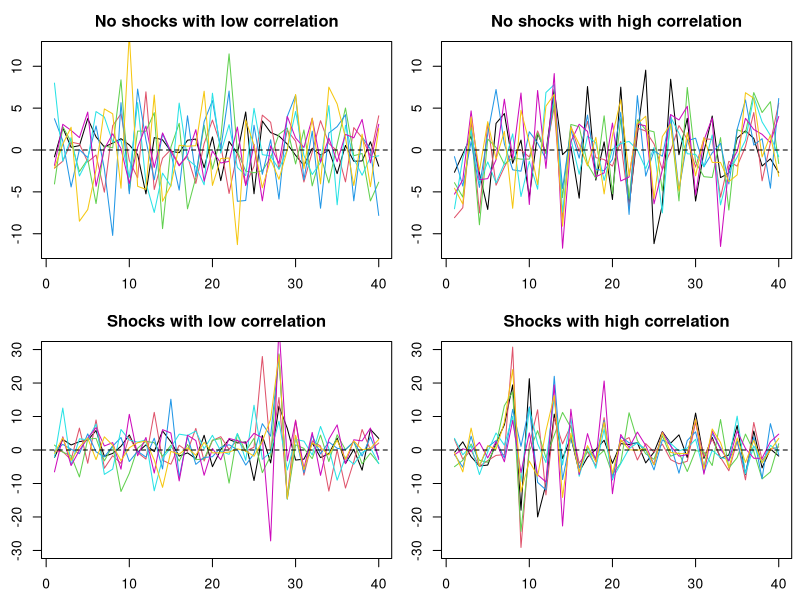
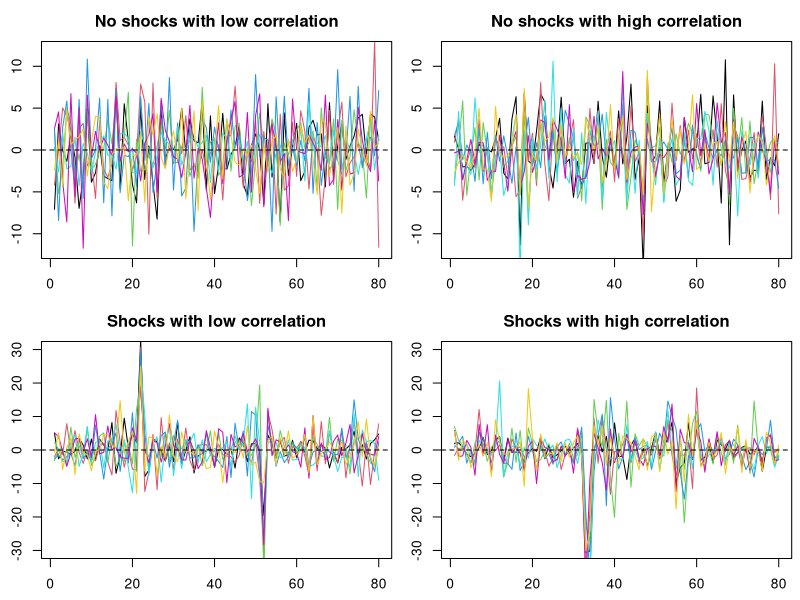
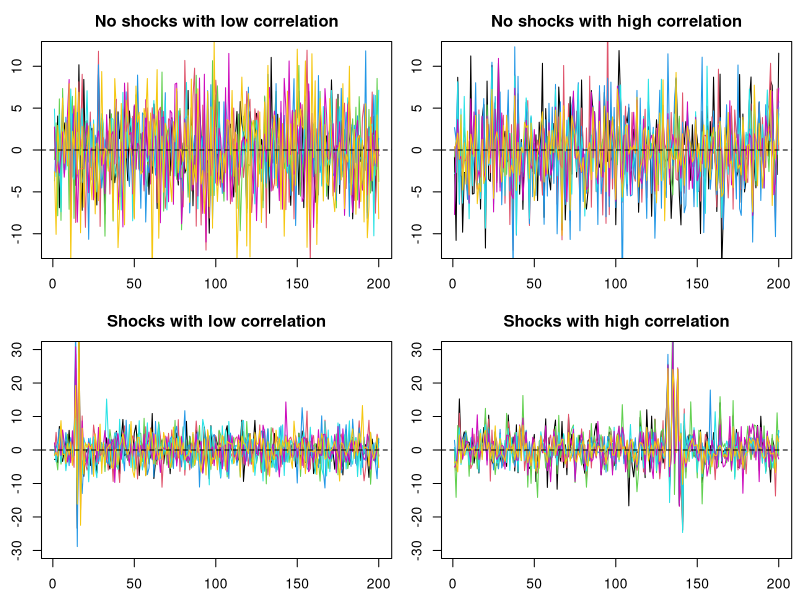

Write R code to recreate these figures, in order.
# simulating financial growth rates for Monte Carlo Simulations


sim_y <- function(K,
                  p, 
                  T,
                  # --- PARAMETERS FOR COEFFICIENTS ----------------------------
                  d_min = 0.30,
                  d_max = 0.40, 
                  off_d_min = 0, 
                  off_d_max = 0.05,
                  # --- PARAMETERS FOR TIME SERIES SHOCKS ----------------------
                  init_sd = 0.025,
                  shock_diag_min = 0.30,
                  shock_diag_max = 0.40, 
                  mean_vola = 0.025, 
                  sd_vola = 0.007,
                  # --- individual shocks -----------------------
                  min_indiv_shocks = 0,
                  max_indiv_shocks = 0,
                  indiv_shock_length_min = 1,
                  indiv_shock_length_max = 3,
                  # --- high volatility period ------------------
                  min_high_vol_periods = 0,
                  max_high_vol_periods = 0,
                  high_vol_period_length_min = 4,
                  high_vol_period_length_max = 8,
                  # --- exogenous shocks ------------------------
                  min_exog_shocks = 0,
                  max_exog_shocks = 0,
                  exog_shock_length_min = 1,
                  exog_shock_length_max = 2){
  #' Creates T simulations of a K*1 vector y of a VAR(p) process.
  #' 
  #' Parameters:
  #' - K (integer): How many variables are included.
  #' - p (integer): How many lags are included.
  #' - T (integer): How many observations are going to be simulated.
  #' - d_min_coef, d_max_coef (scalar): Range of the diagonal elements in the coefficient matrix.
  #' - off_d_min, off_d_max (scalar): Min and max for off-diagonal elements in the coefficient matrix.
  #' - shock_diag_min, shock_diag_max (scalar): Range for the off-diagonal correlations.
  #' - mean_vola, sd_vola (scalar): Mean and SD for drawing each firm's volatility.
  #' - init_sd (scalar): Initial volatility for first p lags.
  #' - min_..._shocks, max_..._shocks (integer): Range of how many individual/ exogenous
  #'                                    shocks can appear in each variable's time series.
  #' - ..._length_min, ..._length_max (scalar): Range of durations for the shocks.
  #' 
  #' Returns:
  #' - K*1 matrix of simulated y's.

  # compute coefficient matrix A
  A_list <- helper_coefficient_generator(p = p, 
                                         K = K, 
                                         d_min = d_min, 
                                         d_max = d_max, 
                                         off_d_min = off_d_min, 
                                         off_d_max =  off_d_max)

  # compute shocks
  eps <- helper_eps_generator(K = K, 
                              T = T+p, 
                              shock_diag_min = shock_diag_min, 
                              shock_diag_max = shock_diag_max, 
                              mean_vola = mean_vola, 
                              sd_vola = sd_vola,
                              min_indiv_shocks = min_indiv_shocks,
                              max_indiv_shocks = max_indiv_shocks,
                              indiv_shock_length_min = indiv_shock_length_min,
                              indiv_shock_length_max = indiv_shock_length_max,
                              min_high_vol_periods = min_high_vol_periods,
                              max_high_vol_periods = max_high_vol_periods,
                              high_vol_period_length_min = high_vol_period_length_min,
                              high_vol_period_length_max = high_vol_period_length_max,
                              min_exog_shocks = min_exog_shocks,
                              max_exog_shocks = max_exog_shocks,
                              exog_shock_length_min = exog_shock_length_min,
                              exog_shock_length_max = exog_shock_length_max)
  
  # initialize series
  Y <- matrix(0, nrow = T + p, ncol = K)
  for (i in 1:p) {
    Y[i, ] <- rnorm(K, mean = 0, sd = init_sd)
  }
  
  # simulate series
  for (t in (p+1):(T + p)) {
    Y_t <- rep(0, K)
    for (lag in 1:p) {
      Y_t <- Y_t + A_list[[lag]] %*% Y[t-lag, ]
    }
    Y[t, ] <- Y_t + eps[t, ]
  }
  
  return(Y[(p+1):(T + p), ] * 100)
}


helper_coefficient_generator <- function(p, 
                                         K, 
                                         d_min = 0.30,
                                         d_max = 0.40, 
                                         off_d_min = 0, 
                                         off_d_max = 0.05,
                                         persistence_factor = 0.40) {
  #' Helper function which creates a list of p many K*K VAR coefficient 
  #' matrices, which decay lineally with increasing lags p.
  #' 
  #' Parameters:
  #' - p (integer): How many lags are included.
  #' - K (integer): How many variables are included.
  #' - d_min_coef, d_max_coef (scalar): Range of the diagonal elements in the coefficient matrix.
  #' - off_d_min, off_d_max (scalar): Min and max for off-diagonal elements in the coefficient matrix.
  #' - persistence_factor (scalar): Determines how strongly coefficients of lag p+1
  #'                                 depend on those of lag p (default = 0.5).
  #' 
  #' Returns:
  #' - A list of p-many K*K VAR coefficient matrices.
  
  A_list <- vector("list", p)
  prev_A <- NULL
  
  
  for (i in 1:p) {
    
    diag_min <- d_min / i
    diag_max <- d_max / i
    off_diag_min <- off_d_min / i
    off_diag_max   <- off_d_max / i
    
    A_raw <- matrix(0, nrow=K, ncol=K)

    # generate elements with persistence
    for (r in 1:K) {
      for (col in 1:K) {
        if (r != col) {
          if (!is.null(prev_A)) {
            prev_sign <- sign(prev_A[r, col])
            base_value <- runif(1, min = persistence_factor * off_diag_min, max = persistence_factor * off_diag_max)
            A_raw[r, col] <- base_value + prev_sign * abs(runif(1, min = off_diag_min, max = off_diag_max))
          } else {
            # initial lag coefficients sampled independently
            off_diag_sign <- sample(c(-1,1), 1, prob = c(0.5, 0.5))
            A_raw[r, col] <- runif(1, min = off_diag_min, max = off_diag_max) * off_diag_sign
          }
        }
        else {
          if(!is.null(prev_A)){
            prev_sign <- sign(prev_A[r, col])
            base_value <- runif(1, min = persistence_factor * diag_min, max = persistence_factor * diag_max)
            A_raw[r, col] <- base_value + prev_sign * abs(runif(1, min = diag_min, max = diag_max))
          }
          else{
            # initial lag coefficients sampled independently
            A_raw[r, col] <- runif(1, min = diag_min, max = diag_max) * -1
          }
        }
      }
    }
    
    # Update the list and store the current matrix as previous
    A_list[[i]] <- A_raw
    prev_A <- A_raw
  }
  
  # Check if stable
  A_list <- hhelper_make_stationary_A(A_list, K)
  
  return(A_list)
}



helper_eps_generator <- function(K, 
                                 T, 
                                 shock_diag_min = 0.30,
                                 shock_diag_max = 0.40, 
                                 mean_vola = 0.025, 
                                 sd_vola = 0.007,
                                 # --- individual shocks -----------------------
                                 min_indiv_shocks,
                                 max_indiv_shocks,
                                 indiv_shock_length_min,
                                 indiv_shock_length_max,
                                 indiv_shock_ampl_min = 0.08,
                                 indiv_shock_ampl_max = 0.13,
                                 indiv_shock_decay = 0.5,
                                 # --- high volatility period ------------------
                                 min_high_vol_periods,
                                 max_high_vol_periods,
                                 high_vol_period_length_min,
                                 high_vol_period_length_max,
                                 high_vol_strength_min = 2.0,
                                 high_vol_strength_max = 2.5,
                                 # --- exogenous shocks ------------------------
                                 min_exog_shocks,
                                 max_exog_shocks,
                                 exog_shock_length_min,
                                 exog_shock_length_max,
                                 exog_shock_ampl_min = 0.20,
                                 exog_shock_ampl_max = 0.25,
                                 exog_shock_decay = 0.5,
                                 exog_shock_shift_range = 3) {
  #' Helper function to creates a T*K matrix of shocks. First, draws from a 
  #' multivariate normal distribution with a correlation structure Rho. Can add
  #' high vola periods and exogenous and individual shocks, where exogenous shocks
  #' are correlated with high vola periods if they exist.
  #'
  #' Parameters:
  #' - K (integer): Number of variables.
  #' - T (integer): Number of observations.
  #' - shock_diag_min, shock_diag_max (scalar): Range for the off-diagonal correlations.
  #' - mean_vola, sd_vola (scalar): Mean and SD for drawing each firm's volatility.
  #' --- shock parameters ------------------------------------------------------
  #' - min_indiv_shocks, max_indiv_shocks, in_indiv_shocks, 
  #'   max_indiv_shocks, in_indiv_shocks, max_indiv_shocks (integer): 
  #'    - Range of how many "shocks" can appear in each variable's time series.
  #' - indiv_shock_length_min, indiv_shock_length_max, exog_shock_length_min, 
  #'   exog_shock_length_max, high_vol_period_length_min, 
  #'   high_vol_period_length_max (integer): 
  #'    - Range of durations for these shocks.
  #' - indiv_shock_ampl_min, indiv_shock_ampl_max, exog_shock_ampl_min, 
  #'   exog_shock_ampl_max (scalar): 
  #'    - Range for the amplitude of each shock.
  #' - high_vol_strength_min, high_vol_strength_max (scalar):
  #'    - Range for the intensity of increased volatility.
  #' - indiv_shock_decay, exog_shock_decay (scalar): Decay factor for the shock.
  #' - exog_shock_shift_range (integer): how many periods around the high-vol 
  #'   segment we shift exogenous shocks.
  #'
  #' Returns:
  #' - A T*K matrix containing the simulation shocks.
  
  # create baseline correlation matrix
  Rho <- matrix(0, nrow = K, ncol = K)
  diag(Rho) <- 1
  for (r in 1:(K-1)) {
    for (col in (r+1):K) {
      x <- runif(1, min = shock_diag_min, max = shock_diag_max)
      Rho[r, col] <- x
      Rho[col, r] <- x
    }
  }

  # construct the covariance matrix Sigma
  sd_vec <- rnorm(K, mean = mean_vola, sd = sd_vola)
  Sigma  <- diag(sd_vec) %*% Rho %*% diag(sd_vec)
  
  # generate the base normal random vectors with covariance Sigma
  cholSigma <- chol(Sigma)
  Z         <- matrix(rnorm(T * K), nrow = T, ncol = K)
  eps       <- Z %*% cholSigma
  
  
  # --- PERIODS OF HIGHER VOLATILITY -------------------------------------------
  number_high_vol_periods <- sample(min_high_vol_periods:max_high_vol_periods, 1)
  
  hv_periods <- data.frame(
    hv_start  = integer(number_high_vol_periods),
    hv_length = integer(number_high_vol_periods)
  )
  
  if (number_high_vol_periods > 0) {
    for (i in 1:number_high_vol_periods) {
      hv_length <- sample(high_vol_period_length_min:high_vol_period_length_max, 1)
      hv_start  <- sample(seq_len(T - hv_length), 1)
      hv_multiplier <- runif(1, min = high_vol_strength_min, max = high_vol_strength_max)
      
      range_idx <- hv_start:(hv_start + hv_length - 1)
      eps[range_idx, ] <- eps[range_idx, ] * hv_multiplier
      
      # store these in hv_periods so we can reuse them
      hv_periods$hv_start[i]  <- hv_start
      hv_periods$hv_length[i] <- hv_length
    }
  }
  
  
  # --- INDIVIDUAL SHOCKS ------------------------------------------------------
  num_indiv_shocks_vec <- sample(min_indiv_shocks:max_indiv_shocks, K, replace = TRUE)
  
  for (k in 1:K) {
    n_indiv_shocks <- num_indiv_shocks_vec[k]
    
    if (n_indiv_shocks > 0) {
      for (s in 1:n_indiv_shocks) {
        indiv_shock_length  <- sample(indiv_shock_length_min:indiv_shock_length_max, 1)
        indiv_shock_start   <- sample(seq_len(T - indiv_shock_length), 1)
        
        indiv_shock_amplitude <- runif(1, indiv_shock_ampl_min, indiv_shock_ampl_max)
        indiv_shock_sign      <- sample(c(-1, 1), 1)
        indiv_shock_amplitude <- indiv_shock_amplitude * indiv_shock_sign
        
        for (i in 0:(indiv_shock_length - 1)) {
          t_index <- indiv_shock_start + i
          eps[t_index, k] <- eps[t_index, k] + indiv_shock_amplitude * (indiv_shock_decay^i)
        }
      }
    }
  }
  
  
  # --- EXOGENOUS SHOCKS -------------------------------------------------------
  n_exog_shocks <- sample(min_exog_shocks:max_exog_shocks, 1)
  
  if (n_exog_shocks > 0) {
    for (s in 1:n_exog_shocks) {
      exog_shock_length    <- sample(exog_shock_length_min:exog_shock_length_max, 1)
      exog_shock_amplitude <- runif(K, exog_shock_ampl_min, exog_shock_ampl_max)
      
      # pick a random vola period to center around
      if (number_high_vol_periods > 0) {
        idx <- sample(seq_len(nrow(hv_periods)), 1)
        center <- hv_periods$hv_start[idx]
        
        # shift the exog shock start
        offset <- sample(seq(-exog_shock_shift_range, exog_shock_shift_range), 1)
        exog_start <- center + offset
      } else {
        # if no vola periods, just pick random start
        exog_start <- sample(seq_len(T - exog_shock_length), 1)
      }
      
      # safety check
      if (exog_start < 1) exog_start <- 1
      if (exog_start + exog_shock_length - 1 > T) {
        exog_shock_length <- T - exog_start + 1
      }
      
      # sign can differ for each variable
      sign_vec <- sample(c(-1, 1), 1)
      
      # apply to all K variables
      for (i in 0:(exog_shock_length - 1)) {
        t_index <- exog_start + i
        for (k in 1:K) {
          eps[t_index, k] <- eps[t_index, k] + 
            exog_shock_amplitude[k] * (exog_shock_decay^i) * sign_vec
        }
      }
    }
  }
  
  return(eps)
}


hhelper_make_stationary_A <- function(A_list, K) {
  #' Helper helper function which adjusts the coefficient matrix A such that it 
  #' is stationary if needed.
  #' 
  #' Parameters:
  #' - A_list (list): List of length p with K x K coefficient matrices from 
  #'                  helper_coefficient_generator.
  #' 
  #' Returns: 
  #' - Adjusted A_list, if it was unstationary.

  p <- length(A_list)
  A_sum <- Reduce(`+`, A_list)
  
  repeat {
    # also check spectral radius
    eigvals <- eigen(A_sum)$values
    rho     <- max(Mod(eigvals))
    
    # scale down if necessary
    if (rho >= 0.99) {
      # scale factor = 1.01 * rho or something slightly bigger than rho
      scale_factor <- 1.01 * rho
      if (scale_factor < 1.01) scale_factor <- 1.01
      
      for (i in seq_len(p)) {
        A_list[[i]] <- A_list[[i]] / scale_factor
      }
      A_sum <- A_sum / scale_factor
    } else {
      break
    }
  }

  return(A_list)
}

# ------------------------------------------------------------------------------
# example plots of data generating process
# ------------------------------------------------------------------------------

# ---- small sample size -------------------------------------------------------
par(mfrow = c(2,2), mar = c(2.5, 2.5, 2.5, 0.5))
K = 7
p = 4
T_data = 40

# no shocks with low correlation
par(mar = c(2.5, 2.5, 2.5, 0.5))
ts.plot(sim_y(K, p, T_data,
              d_min = 0.30,
              d_max = 0.40,
              off_d_min = 0.02,
              off_d_max = 0.07,
              init_sd = 0.025,
              shock_diag_min = 0.02,
              shock_diag_max = 0.07,
              mean_vola = 0.035,
              sd_vola = 0.007,
              min_indiv_shocks = 0,
              max_indiv_shocks = 0,
              min_high_vol_periods = 0,
              max_high_vol_periods = 0,
              min_exog_shocks = 0,
              max_exog_shocks = 0),
        col=1:K, main= "No shocks with low correlation", ylim = c(-12, 12))
abline(h = 0, col = "black", lty = 2)

# no shocks with high correlation
ts.plot(sim_y(K, p, T_data,
              d_min = 0.30,
              d_max = 0.40,
              off_d_min = 0.05,
              off_d_max = 0.10,
              init_sd = 0.025,
              shock_diag_min = 0.40,
              shock_diag_max = 0.50,
              mean_vola = 0.035,
              sd_vola = 0.007,
              min_indiv_shocks = 0,
              max_indiv_shocks = 0,
              min_high_vol_periods = 0,
              max_high_vol_periods = 0,
              min_exog_shocks = 0,
              max_exog_shocks = 0),
        col=1:K, main= "No shocks with high correlation", ylim = c(-12, 12))
abline(h = 0, col = "black", lty = 2)


# Shocks with low correlation
ts.plot(sim_y(K, p, T_data,
              d_min = 0.30,
              d_max = 0.40,
              off_d_min = 0.02,
              off_d_max = 0.07,
              init_sd = 0.025,
              shock_diag_min = 0.02,
              shock_diag_max = 0.07,
              mean_vola = 0.035,
              sd_vola = 0.007,
              min_indiv_shocks = 0,
              max_indiv_shocks = 1,
              min_high_vol_periods = 1,
              max_high_vol_periods = 1,
              min_exog_shocks = 1,
              max_exog_shocks = 1),
        col=1:K, main= "Shocks with low correlation", ylim = c(-30, 30))
abline(h = 0, col = "black", lty = 2)

# Shocks with high correlation
ts.plot(sim_y(K, p, T_data,
              d_min = 0.30,
              d_max = 0.40,
              off_d_min = 0.05,
              off_d_max = 0.10,
              init_sd = 0.025,
              shock_diag_min = 0.40,
              shock_diag_max = 0.50,
              mean_vola = 0.035,
              sd_vola = 0.007,
              min_indiv_shocks = 0,
              max_indiv_shocks = 1,
              min_high_vol_periods = 1,
              max_high_vol_periods = 1,
              min_exog_shocks = 1,
              max_exog_shocks = 1),
        col=1:K, main= "Shocks with high correlation", ylim = c(-30, 30))
abline(h = 0, col = "black", lty = 2)


# ---- medium sample size -------------------------------------------------------
par(mfrow = c(2,2), mar = c(2.5, 2.5, 2.5, 0.5))
K = 7
p = 4
T_data = 80

# no shocks with low correlation
par(mar = c(2.5, 2.5, 2.5, 0.5))
ts.plot(sim_y(K, p, T_data,
              d_min = 0.30,
              d_max = 0.40,
              off_d_min = 0.02,
              off_d_max = 0.07,
              init_sd = 0.025,
              shock_diag_min = 0.02,
              shock_diag_max = 0.07,
              mean_vola = 0.035,
              sd_vola = 0.007,
              min_indiv_shocks = 0,
              max_indiv_shocks = 0,
              min_high_vol_periods = 0,
              max_high_vol_periods = 0,
              min_exog_shocks = 0,
              max_exog_shocks = 0),
        col=1:K, main= "No shocks with low correlation", ylim = c(-12, 12))
abline(h = 0, col = "black", lty = 2)

# no shocks with high correlation
ts.plot(sim_y(K, p, T_data,
              d_min = 0.30,
              d_max = 0.40,
              off_d_min = 0.05,
              off_d_max = 0.10,
              init_sd = 0.025,
              shock_diag_min = 0.40,
              shock_diag_max = 0.50,
              mean_vola = 0.035,
              sd_vola = 0.007,
              min_indiv_shocks = 0,
              max_indiv_shocks = 0,
              min_high_vol_periods = 0,
              max_high_vol_periods = 0,
              min_exog_shocks = 0,
              max_exog_shocks = 0),
        col=1:K, main= "No shocks with high correlation", ylim = c(-12, 12))
abline(h = 0, col = "black", lty = 2)


# Shocks with low correlation
ts.plot(sim_y(K, p, T_data,
              d_min = 0.30,
              d_max = 0.40,
              off_d_min = 0.02,
              off_d_max = 0.07,
              init_sd = 0.025,
              shock_diag_min = 0.02,
              shock_diag_max = 0.07,
              mean_vola = 0.035,
              sd_vola = 0.007,
              min_indiv_shocks = 1,
              max_indiv_shocks = 1,
              min_high_vol_periods = 2,
              max_high_vol_periods = 2,
              min_exog_shocks = 2,
              max_exog_shocks = 2),
        col=1:K, main= "Shocks with low correlation", ylim = c(-30, 30))
abline(h = 0, col = "black", lty = 2)

# Shocks with high correlation
ts.plot(sim_y(K, p, T_data,
              d_min = 0.30,
              d_max = 0.40,
              off_d_min = 0.05,
              off_d_max = 0.10,
              init_sd = 0.025,
              shock_diag_min = 0.40,
              shock_diag_max = 0.50,
              mean_vola = 0.035,
              sd_vola = 0.007,
              min_indiv_shocks = 1,
              max_indiv_shocks = 1,
              min_high_vol_periods = 2,
              max_high_vol_periods = 2,
              min_exog_shocks = 2,
              max_exog_shocks = 2),
        col=1:K, main= "Shocks with high correlation", ylim = c(-30, 30))
abline(h = 0, col = "black", lty = 2)


# ---- large sample size -------------------------------------------------------
par(mfrow = c(2,2), mar = c(2.5, 2.5, 2.5, 0.5))
K = 7
p = 4
T_data = 200

# no shocks with low correlation
par(mar = c(2.5, 2.5, 2.5, 0.5))
ts.plot(sim_y(K, p, T_data,
              d_min = 0.30,
              d_max = 0.40,
              off_d_min = 0.02,
              off_d_max = 0.07,
              init_sd = 0.025,
              shock_diag_min = 0.02,
              shock_diag_max = 0.07,
              mean_vola = 0.035,
              sd_vola = 0.007,
              min_indiv_shocks = 0,
              max_indiv_shocks = 0,
              min_high_vol_periods = 0,
              max_high_vol_periods = 0,
              min_exog_shocks = 0,
              max_exog_shocks = 0),
        col=1:K, main= "No shocks with low correlation", ylim = c(-12, 12))
abline(h = 0, col = "black", lty = 2)

# no shocks with high correlation
ts.plot(sim_y(K, p, T_data,
              d_min = 0.30,
              d_max = 0.40,
              off_d_min = 0.05,
              off_d_max = 0.10,
              init_sd = 0.025,
              shock_diag_min = 0.40,
              shock_diag_max = 0.50,
              mean_vola = 0.035,
              sd_vola = 0.007,
              min_indiv_shocks = 0,
              max_indiv_shocks = 0,
              min_high_vol_periods = 0,
              max_high_vol_periods = 0,
              min_exog_shocks = 0,
              max_exog_shocks = 0),
        col=1:K, main= "No shocks with high correlation", ylim = c(-12, 12))
abline(h = 0, col = "black", lty = 2)


# Shocks with low correlation
ts.plot(sim_y(K, p, T_data,
              d_min = 0.30,
              d_max = 0.40,
              off_d_min = 0.02,
              off_d_max = 0.07,
              init_sd = 0.025,
              shock_diag_min = 0.02,
              shock_diag_max = 0.07,
              mean_vola = 0.035,
              sd_vola = 0.007,
              min_indiv_shocks = 1,
              max_indiv_shocks = 2,
              min_high_vol_periods = 3,
              max_high_vol_periods = 3,
              min_exog_shocks = 3,
              max_exog_shocks = 3),
        col=1:K, main= "Shocks with low correlation", ylim = c(-30, 30))
abline(h = 0, col = "black", lty = 2)

# Shocks with high correlation
ts.plot(sim_y(K, p, T_data,
              d_min = 0.30,
              d_max = 0.40,
              off_d_min = 0.05,
              off_d_max = 0.10,
              init_sd = 0.025,
              shock_diag_min = 0.40,
              shock_diag_max = 0.50,
              mean_vola = 0.035,
              sd_vola = 0.007,
              min_indiv_shocks = 1,
              max_indiv_shocks = 2,
              min_high_vol_periods = 3,
              max_high_vol_periods = 3,
              min_exog_shocks = 3,
              max_exog_shocks = 3),
        col=1:K, main= "Shocks with high correlation", ylim = c(-30, 30))
abline(h = 0, col = "black", lty = 2)


